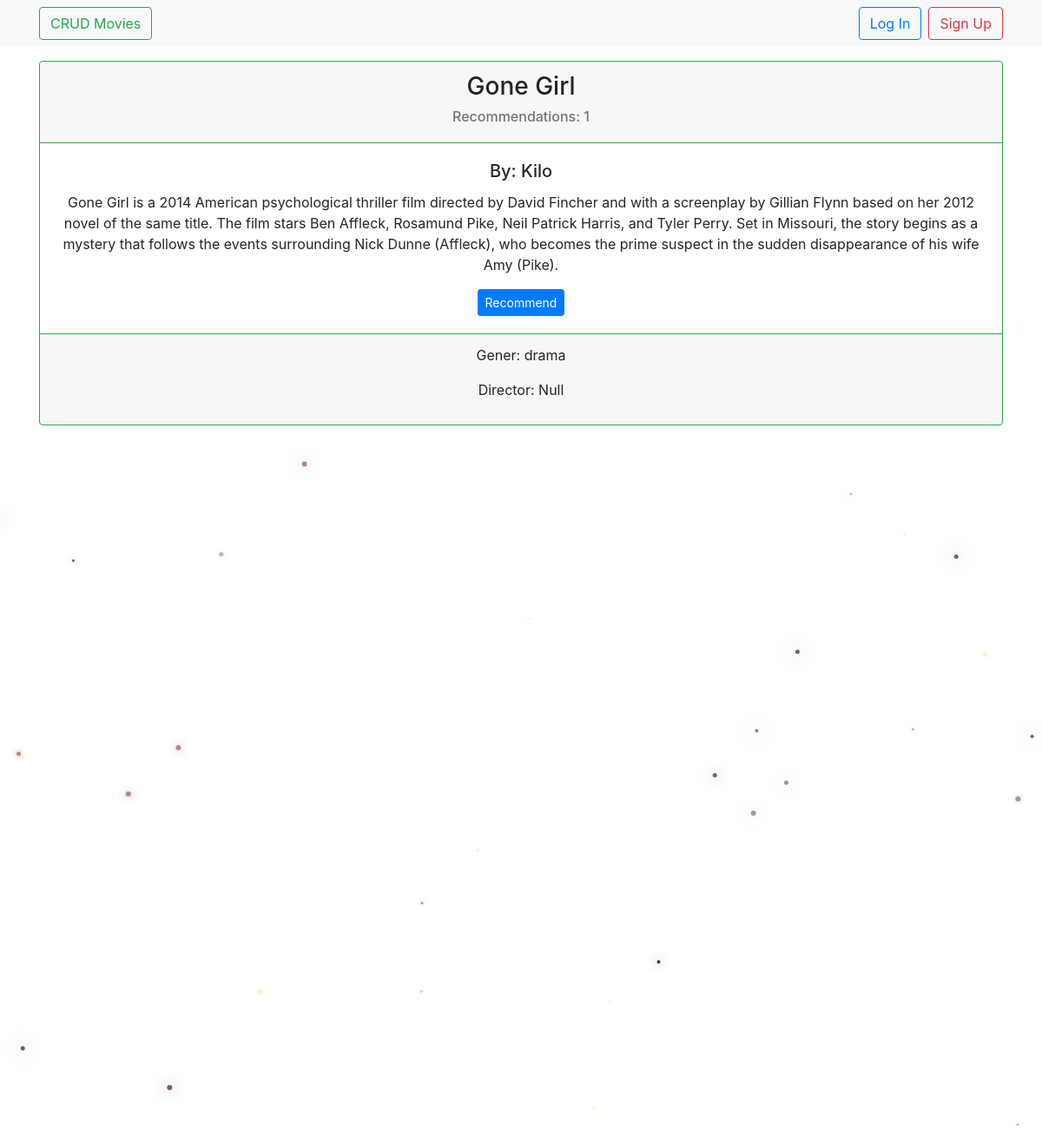
The page /movies/movie/1/ on the database its author committed.
### crud_app/models.py (models this page shows, shortened)
class Movies(models.Model):
    user = models.ForeignKey(User, on_delete=models.CASCADE)
    name = models.TextField(max_length=80)
    slug = models.SlugField(allow_unicode=True,unique=True)
    gener = models.TextField(max_length=80)
    director = models.TextField(max_length=80)
    description = models.TextField()
    recommendations = models.ManyToManyField(User, related_name='recommendations_for_user', through='RecommendationUser')
    class Meta:
        ordering = ['name']

### crud_app/views.py (the view)
# urls.py: re_path(r'^movie/(?P<pk>\d+)/$', views.MovieDetail.as_view(), name='detail'),
class MovieDetail(generic.DetailView):
    model = models.Movies

### crud_app/templates/crud_app/movies_detail.html
{% extends "base.html" %}
{% block content %}
<div class="card border-success mb-3 text-center">
  <div class="card-header border-success">
    <h3>{{ movies.name }}</h3>
    <h6 class="text-muted">Recommendations: {{ movies.recommendations.count }}</h6>
  </div>
  <div class="card-body">
    <h5 class="card-title">By: {{ movies.user.username }}</h5>
    <p class="card-text">{{ movies.description }}</p>
    {% if user in movies.recommendations.all %}
    {% else %}
      <a href="{% url 'crud_app:add_recommend' pk=movies.pk %}" title="recommend" class="btn btn-primary btn-sm">
        Recommend
      </a>
    {% endif %}
  </div>
  <div class="card-footer border-success">
    <p>Gener: {{ movies.gener }}</p>
    <p>Director: {{ movies.director }}</p>
  </div>
</div>
{% endblock %}

### rows shown on the page
Movies: name "Gone Girl", recommendations.count "1", user.username "Kilo", description "Gone Girl is a 2014 American psychological thriller film directed by David Fincher and with a screenplay by Gillian Flynn based on her 2012 novel of the same title. The film stars Ben Affleck, Rosamund Pike, Neil Patrick Harris, and Tyler Perry. Set in Missouri, the story begins as a mystery that follows the events surrounding Nick Dunne (Affleck), who becomes the prime suspect in the sudden disappearance of his wife Amy (Pike).", gener "drama", director "Null"
